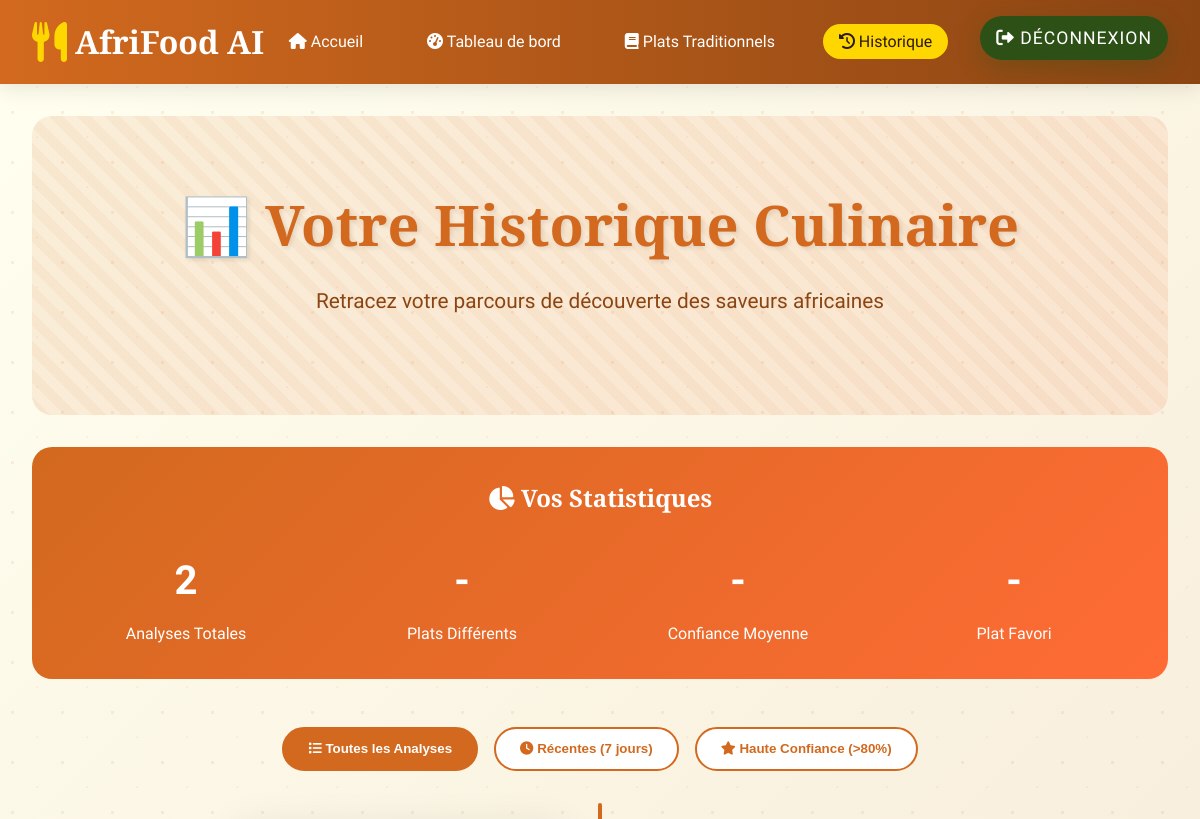
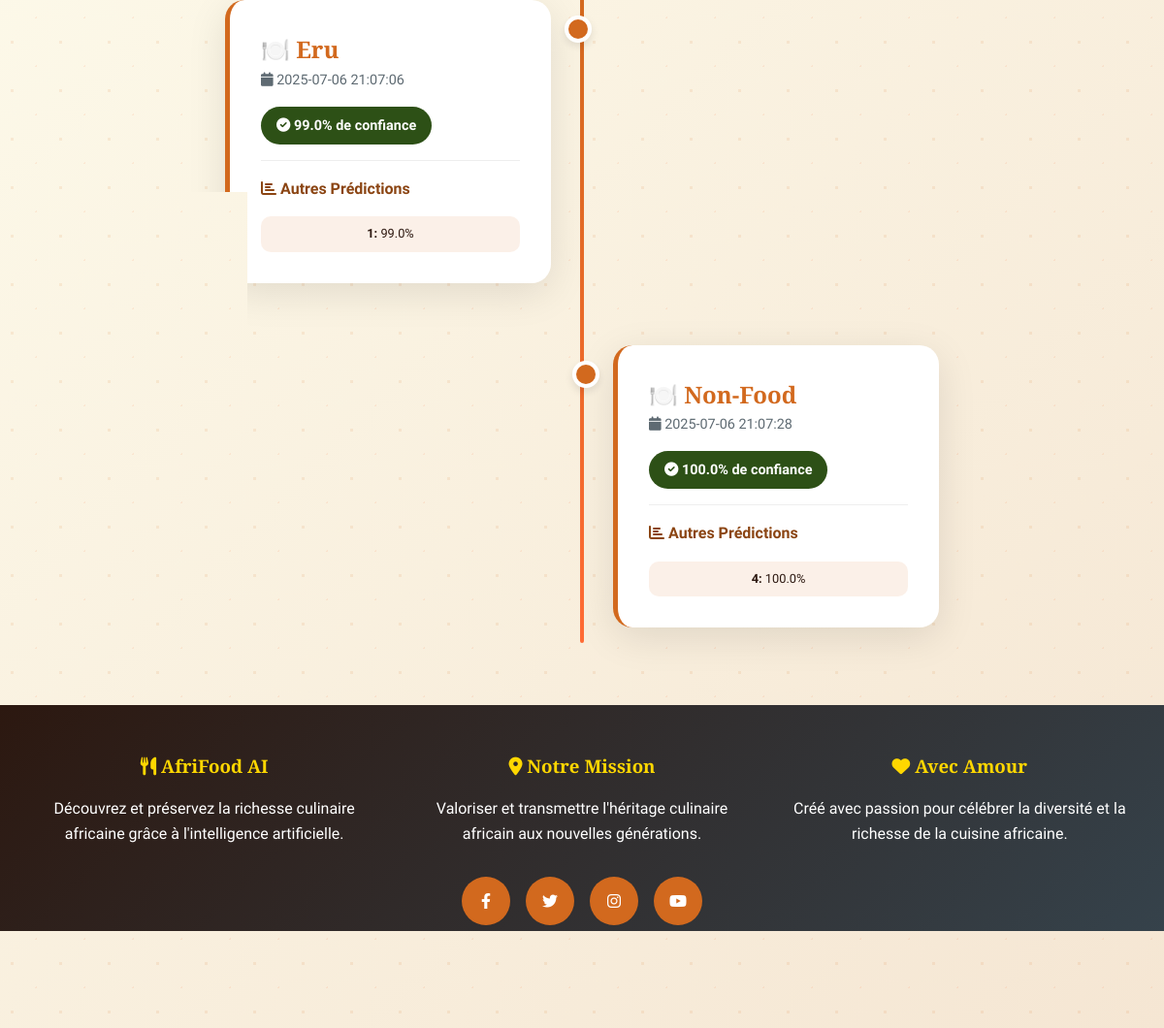
/historique (signed in), run on the app's committed database (2 pictures, top to bottom).
### tables this page shows
CREATE TABLE predictions (
            id INTEGER PRIMARY KEY AUTOINCREMENT,
            user_id INTEGER,
            predicted_class TEXT NOT NULL,
            confidence REAL NOT NULL,
            all_predictions TEXT NOT NULL,
            created_at TIMESTAMP DEFAULT CURRENT_TIMESTAMP,
            FOREIGN KEY (user_id) REFERENCES users (id)
        );

### app.py (the view)
@app.route('/historique')
def historique():
    if 'user_id' not in session:
        return redirect(url_for('login'))
    predictions = get_user_predictions(session['user_id'])
    return render_template('historique.html', predictions=predictions)

### app.py (called while the page is built)
@contextmanager
def get_db_connection():
    conn = sqlite3.connect(DATABASE_PATH)
    conn.row_factory = sqlite3.Row
    try:
        yield conn
    finally:
        conn.close()

def get_user_predictions(user_id):
    with get_db_connection() as conn:
        cursor = conn.cursor()
        cursor.execute(
            'SELECT * FROM predictions WHERE user_id = ? ORDER BY created_at DESC',
            (user_id,)
        )
        predictions = cursor.fetchall()
        result = []
        for pred in predictions:
            result.append({
                'timestamp': pred['created_at'],
                'predicted_class': pred['predicted_class'],
                'confidence': pred['confidence'],
                'all_predictions': json.loads(pred['all_predictions'])
            })
        return result

### templates/historique.html (shortened to what this page needs)
{% extends "base.html" %}
{% block content %}
<div class="container">
    <section class="hero-section">
        <div class="hero-content">
            <h1 class="hero-title">📊 Votre Historique Culinaire</h1>
            <p class="hero-subtitle">
                Retracez votre parcours de découverte des saveurs africaines
            </p>
        </div>
    </section>
    {% if predictions %}
    <div class="stats-summary">
        <h2 style="margin-bottom: 1rem; font-family: 'Playfair Display', serif;">
            <i class="fas fa-chart-pie"></i> Vos Statistiques
        </h2>
        <div class="stats-grid">
            <div class="stat-item">
                <span class="stat-number">{{ predictions|length }}</span>
                <span>Analyses Totales</span>
            </div>
            <div class="stat-item">
                <span class="stat-number" id="uniqueDishes">-</span>
                <span>Plats Différents</span>
            </div>
            <div class="stat-item">
                <span class="stat-number" id="avgConfidence">-</span>
                <span>Confiance Moyenne</span>
            </div>
            <div class="stat-item">
                <span class="stat-number" id="favoriteDish">-</span>
                <span>Plat Favori</span>
            </div>
        </div>
    </div>
    <div class="filter-tabs">
        <button class="filter-tab active" data-filter="all">
            <i class="fas fa-list"></i> Toutes les Analyses
        </button>
        <button class="filter-tab" data-filter="recent">
            <i class="fas fa-clock"></i> Récentes (7 jours)
        </button>
        <button class="filter-tab" data-filter="high-confidence">
            <i class="fas fa-star"></i> Haute Confiance (>80%)
        </button>
    </div>
    <div class="timeline" id="timeline">
        {% for prediction in predictions|reverse %}
        <div class="timeline-item" data-date="{{ prediction.timestamp }}" data-confidence="{{ (prediction.confidence * 100)|round }}">
            <div class="prediction-card">
                <div class="prediction-header">
                    <div>
                        <div class="prediction-dish">
                            🍽️ {{ prediction.predicted_class|title }}
                        </div>
                        <div class="prediction-date">
                            <i class="fas fa-calendar"></i>
                            {{ prediction.timestamp[:19]|replace('T', ' à ') }}
                        </div>
                    </div>
                    <div class="confidence-display">
                        <i class="fas fa-check-circle"></i>
                        {{ (prediction.confidence * 100)|round }}% de confiance
                    </div>
                </div>
                <div class="prediction-details">
                    <h4 style="color: var(--secondary-color); margin-bottom: 1rem;">
                        <i class="fas fa-chart-bar"></i> Autres Prédictions
                    </h4>
                    <div class="other-predictions">
                        {% for pred_value in prediction.all_predictions %}
                        {% set confidence_pct = (pred_value * 100)|round %}
                        {% if confidence_pct > 5 %}
                        <div class="other-prediction">
                            <strong>{{ loop.index0 }}:</strong> {{ confidence_pct }}%
                        </div>
                        {% endif %}
                        {% endfor %}
                    </div>
                </div>
            </div>
        </div>
        {% endfor %}
    </div>
    {% endif %}
</div>
{% endblock %}

### templates/base.html (shortened to what this page needs)
<!DOCTYPE html>
<html lang="fr">
<head>
    <link href="https://cdnjs.cloudflare.com/ajax/libs/font-awesome/6.0.0/css/all.min.css" rel="stylesheet">
</head>
<body>
    <div class="african-pattern"></div>
    <nav class="navbar">
        <div class="container">
            <a href="{{ url_for('index') }}" class="logo">
                <i class="fas fa-utensils"></i>
                AfriFood AI
            </a>
            <ul class="nav-links" id="navLinks">
                <li><a href="{{ url_for('index') }}" class="{% if request.endpoint == 'index' %}active{% endif %}">
                    <i class="fas fa-home"></i> Accueil
                </a></li>
                {% if session.user_email %}
                    <li><a href="{{ url_for('dashboard') }}" class="{% if request.endpoint == 'dashboard' %}active{% endif %}">
                        <i class="fas fa-tachometer-alt"></i> Tableau de bord
                    </a></li>
                    <li><a href="{{ url_for('plats_traditionnels_route') }}" class="{% if request.endpoint == 'plats_traditionnels_route' %}active{% endif %}">
                        <i class="fas fa-book"></i> Plats Traditionnels
                    </a></li>
                    <li><a href="{{ url_for('historique') }}" class="{% if request.endpoint == 'historique' %}active{% endif %}">
                        <i class="fas fa-history"></i> Historique
                    </a></li>
                    <li><a href="{{ url_for('logout') }}" class="btn btn-secondary">
                        <i class="fas fa-sign-out-alt"></i> Déconnexion
                    </a></li>
                {% endif %}
            </ul>
        </div>
    </nav>
    <main>
        {% block content %}{% endblock %}
    </main>
    <footer class="footer">
        <div class="container">
            <div class="footer-content">
                <div class="footer-section">
                    <h3><i class="fas fa-utensils"></i> AfriFood AI</h3>
                    <p>Découvrez et préservez la richesse culinaire africaine grâce à l'intelligence artificielle.</p>
                </div>
                <div class="footer-section">
                    <h3><i class="fas fa-map-marker-alt"></i> Notre Mission</h3>
                    <p>Valoriser et transmettre l'héritage culinaire africain aux nouvelles générations.</p>
                </div>
                <div class="footer-section">
                    <h3><i class="fas fa-heart"></i> Avec Amour</h3>
                    <p>Créé avec passion pour célébrer la diversité et la richesse de la cuisine africaine.</p>
                </div>
            </div>
            <div class="social-links">
                <a href="#" title="Facebook"><i class="fab fa-facebook-f"></i></a>
                <a href="#" title="Twitter"><i class="fab fa-twitter"></i></a>
                <a href="#" title="Instagram"><i class="fab fa-instagram"></i></a>
                <a href="#" title="YouTube"><i class="fab fa-youtube"></i></a>
            </div>
            <p>&copy; 2024 AfriFood AI. Fait avec ❤️ pour l'Afrique.</p>
        </div>
    </footer>
</body>
</html>

### templates/base.html (style rules this page uses)
:root { --primary-color: #D2691E; --secondary-color: #8B4513; --accent-color: #FF6B35; --success-color: #2D5016; --warning-color: #FFD700; --error-color: #DC143C; --dark-color: #2C1810; --light-color: #FFF8DC; --earth-brown: #8B4513; --sunset-orange: #FF6B35; --forest-green: #2D5016; --gold-yellow: #FFD700; --clay-red: #B22222; --ivory: #FFFFF0; --charcoal: #36454F; }
* { margin: 0; padding: 0; box-sizing: border-box; }
body { font-family: 'Ubuntu', sans-serif; background: linear-gradient(135deg, var(--ivory) 0%, #F5E6D3 100%); color: var(--dark-color); line-height: 1.6; min-height: 100vh; }
.african-pattern { background-image: radial-gradient(circle at 25% 25%, var(--primary-color) 2px, transparent 2px), radial-gradient(circle at 75% 75%, var(--accent-color) 1px, transparent 1px); background-size: 50px 50px; opacity: 0.1; position: fixed; top: 0; left: 0; width: 100%; height: 100%; z-index: -1; }
.navbar { background: linear-gradient(90deg, var(--primary-color), var(--secondary-color)); padding: 1rem 0; box-shadow: 0 4px 20px rgba(0,0,0,0.1); position: sticky; top: 0; z-index: 1000; }
.navbar .container { max-width: 1200px; margin: 0 auto; padding: 0 2rem; display: flex; justify-content: space-between; align-items: center; }
.logo { font-family: 'Playfair Display', serif; font-size: 2rem; font-weight: 700; color: white; text-decoration: none; display: flex; align-items: center; gap: 0.5rem; }
.logo i { font-size: 2.5rem; color: var(--gold-yellow); }
.nav-links { display: flex; list-style: none; gap: 2rem; align-items: center; }
.nav-links a { color: white; text-decoration: none; font-weight: 500; transition: all 0.3s ease; padding: 0.5rem 1rem; border-radius: 25px; position: relative; overflow: hidden; }
.nav-links a.active { background: var(--gold-yellow); color: var(--dark-color); }
.container { max-width: 1200px; margin: 0 auto; padding: 0 2rem; }
.hero-section { text-align: center; padding: 4rem 0; background: linear-gradient(135deg, rgba(210, 105, 30, 0.1), rgba(255, 107, 53, 0.1)); border-radius: 20px; margin: 2rem 0; position: relative; overflow: hidden; }
.hero-section::before { content: ''; position: absolute; top: -50%; left: -50%; width: 200%; height: 200%; background: repeating-linear-gradient( 45deg, transparent, transparent 10px, rgba(210, 105, 30, 0.05) 10px, rgba(210, 105, 30, 0.05) 20px ); animation: rotate 20s linear infinite; }
.hero-content { position: relative; z-index: 2; }
.hero-title { font-family: 'Playfair Display', serif; font-size: 3.5rem; font-weight: 700; color: var(--primary-color); margin-bottom: 1rem; text-shadow: 2px 2px 4px rgba(0,0,0,0.1); }
.hero-subtitle { font-size: 1.3rem; color: var(--secondary-color); margin-bottom: 2rem; max-width: 600px; margin-left: auto; margin-right: auto; }
.btn { display: inline-block; padding: 1rem 2rem; border: none; border-radius: 50px; font-size: 1.1rem; font-weight: 600; text-decoration: none; cursor: pointer; transition: all 0.3s ease; position: relative; overflow: hidden; text-transform: uppercase; letter-spacing: 1px; }
.btn-secondary { background: linear-gradient(45deg, var(--forest-green), var(--success-color)); color: white; box-shadow: 0 8px 25px rgba(45, 80, 22, 0.3); }
.footer { background: linear-gradient(135deg, var(--dark-color), var(--charcoal)); color: white; text-align: center; padding: 3rem 0; margin-top: 4rem; }
.footer-content { display: grid; grid-template-columns: repeat(auto-fit, minmax(250px, 1fr)); gap: 2rem; margin-bottom: 2rem; }
.footer-section h3 { font-family: 'Playfair Display', serif; color: var(--gold-yellow); margin-bottom: 1rem; }
.social-links { display: flex; justify-content: center; gap: 1rem; margin: 2rem 0; }
.social-links a { display: inline-flex; align-items: center; justify-content: center; width: 50px; height: 50px; background: var(--primary-color); color: white; border-radius: 50%; text-decoration: none; transition: all 0.3s ease; }
.fade-in { animation: fadeIn 0.8s ease-in; }

### data on the page
predictions: predicted_class "Eru", created_at "2025-07-06 21:07:06", (prediction.confidence*100)|round "99.0", all_predictions "99.0"
predictions: predicted_class "Non-Food", created_at "2025-07-06 21:07:28", (prediction.confidence*100)|round "100.0", all_predictions "100.0"

### other printed values
{{ predictions|length }} "2"
